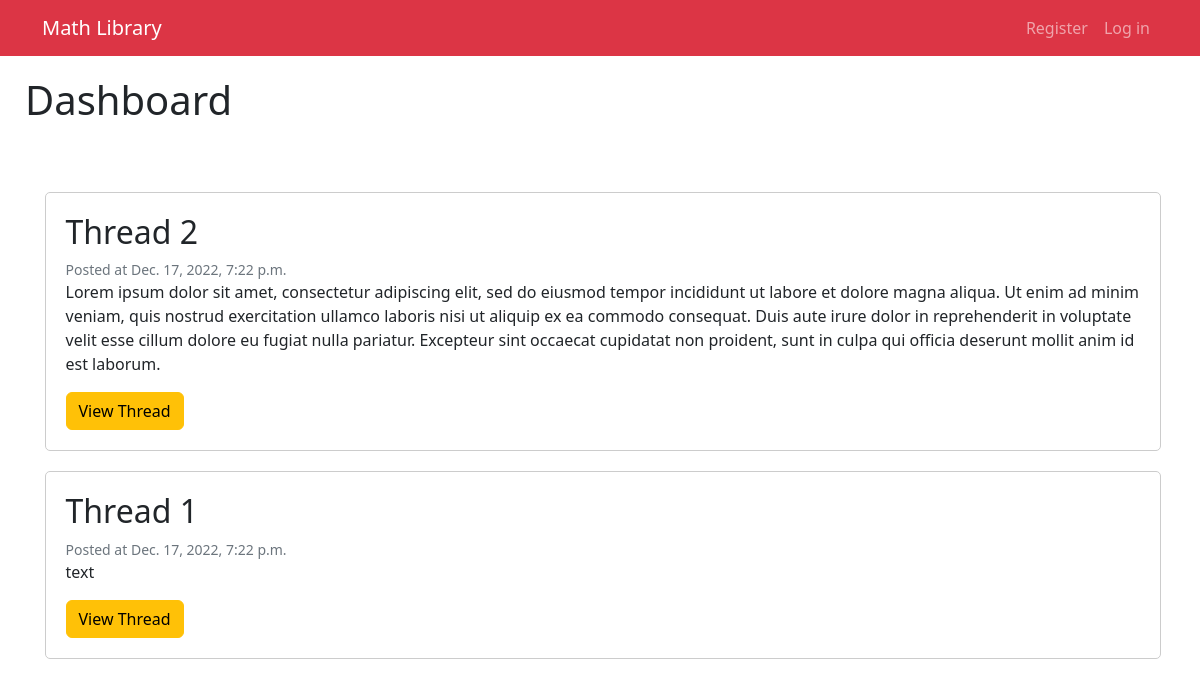
/dashboard, run on the app's committed database.
### PythonWebFrameworkExam/web/models.py (models this page shows)
class Thread(models.Model):
    thread_title = models.CharField(
        max_length=255,
        null=False,
        blank=False,
        verbose_name='Thread Name',
    )
    thread_text = models.TextField(
        blank=False,
        null=False,
    )
    date = models.DateTimeField(auto_now_add=True)
    class Meta:
        ordering = ['-date']

### PythonWebFrameworkExam/web/views.py (the view)
# urls.py: path('dashboard', views.dashboard_page, name='dashboard'),
def dashboard_page(request):
    threads = Thread.objects.all()
    return render(request, 'dashboard.html', {'threads': threads})

### templates/dashboard.html (shortened to what this page needs)
{% include 'navigation.html' %}
<head>
</head>
<body>
    <section>
        <h1>Dashboard</h1>
    </section>
{% if 'create' not in request.path  %}
    {% if threads %}
        <section class="section">
            <div class="container">
            {% for thread in threads %}
                <div>
                    <div class="card">
                        <div class="thread block">
                            <h2 class="title">{{ thread.thread_title }}</h2>
                            <small class="text-muted">Posted at {{ thread.date }}</small>
                            <p>{{ thread.thread_text }}</p>
                        <a href="{% url 'thread_details' pk=thread.pk %}" class="btn btn-warning">View Thread</a>
                        </div>
                    </div>
                </div>
            {% endfor %}
            </div>
        </section>
    {% else %}
        <h1>No threads yet!</h1>
    {% endif %}
{% endif %}
</body>

### templates/dashboard.html (style rules this page uses)
section { padding: 20px; margin-left: 5px; }
.card { border: 1px solid #ccc; border-radius: 5px; padding: 20px; margin-top: 20px; margin-bottom: 20px; }

### data on the page
Thread: thread_title "Thread 2", date "Dec. 17, 2022, 7:22 p.m.", thread_text "Lorem ipsum dolor sit amet, consectetur adipiscing elit, sed do eiusmod tempor incididunt ut labore et dolore magna aliqua. Ut enim ad minim veniam, quis nostrud exercitation ullamco laboris nisi ut aliquip ex ea commodo consequat. Duis aute irure dolor in reprehenderit in voluptate velit esse cillum dolore eu fugiat nulla pariatur. Excepteur sint occaecat cupidatat non proident, sunt in culpa qui officia deserunt mollit anim id est laborum."
Thread: thread_title "Thread 1", date "Dec. 17, 2022, 7:22 p.m.", thread_text "text"
